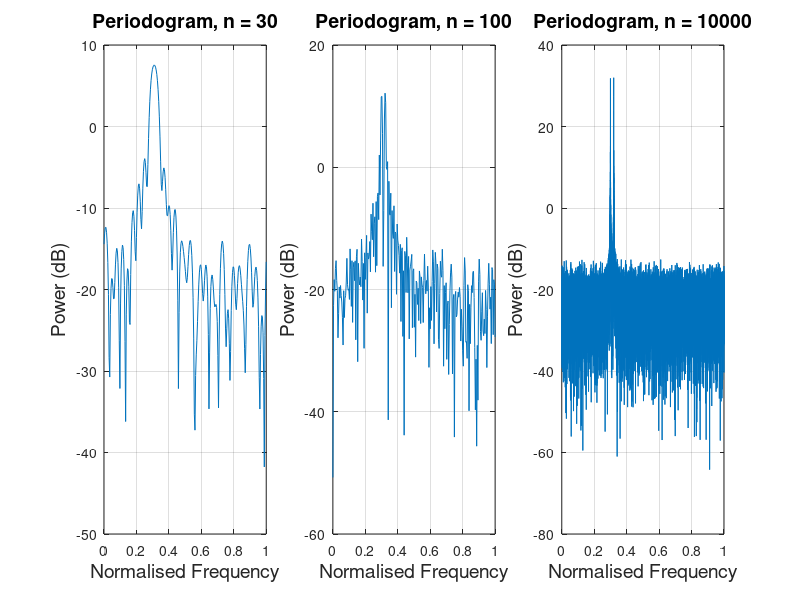

Here is the MATLAB script that generated this plot:
clc; clear all;
load('font_size.mat')

n = 0:30;
noise = 0.2/sqrt(2)*(randn(size(n))+1j*randn(size(n))); 
x_30 = exp(1j*2*pi*0.3*n)+exp(1j*2*pi*0.32*n)+ noise;
[psd_x_30, w_30] = periodogram(x_30);

n = 0:100;
noise = 0.2/sqrt(2)*(randn(size(n))+1j*randn(size(n))); 
x_100 = exp(1j*2*pi*0.3*n)+exp(1j*2*pi*0.32*n)+ noise;
[psd_x_100, w_100] = periodogram(x_100);

n = 0:10000;
noise = 0.2/sqrt(2)*(randn(size(n))+1j*randn(size(n))); 
x_10000 = exp(1j*2*pi*0.3*n)+exp(1j*2*pi*0.32*n)+ noise;
[psd_x_10000, w_10000] = periodogram(x_10000);

figure('Renderer', 'painters', 'Position',[200,200,1000,300])
subplot(1,3,1)
plot(w_30/max(w_30), 10*log10(psd_x_30))
title('Periodogram, n = 30','FontSize',title_font_size)
xlabel('Normalised Frequency','FontSize',x_label_font_size)
ylabel('Power (dB)','FontSize',y_label_font_size)
grid on

subplot(1,3,2)
plot(w_100/max(w_100), 10*log10(psd_x_100))
title('Periodogram, n = 100','FontSize',title_font_size)
xlabel('Normalised Frequency','FontSize',x_label_font_size)
ylabel('Power (dB)','FontSize',y_label_font_size)
grid on

subplot(1,3,3)
plot(w_10000/max(w_10000), 10*log10(psd_x_10000))
title('Periodogram, n = 10000','FontSize',title_font_size)
xlabel('Normalised Frequency','FontSize',x_label_font_size)
ylabel('Power (dB)','FontSize',y_label_font_size)
grid on

saveas(gcf,'part1/images/1_3_d.png')